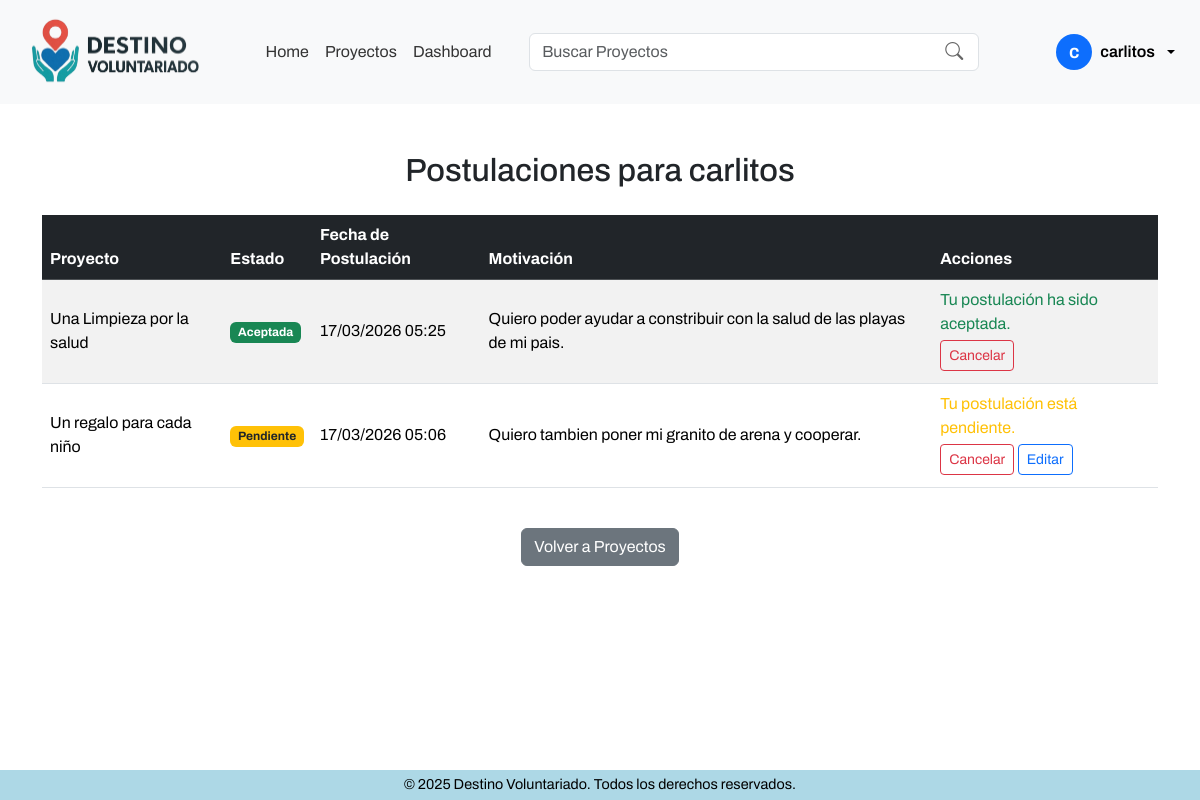
The page /postulaciones/listar_voluntario/ (signed in) on the database as committed earlier.
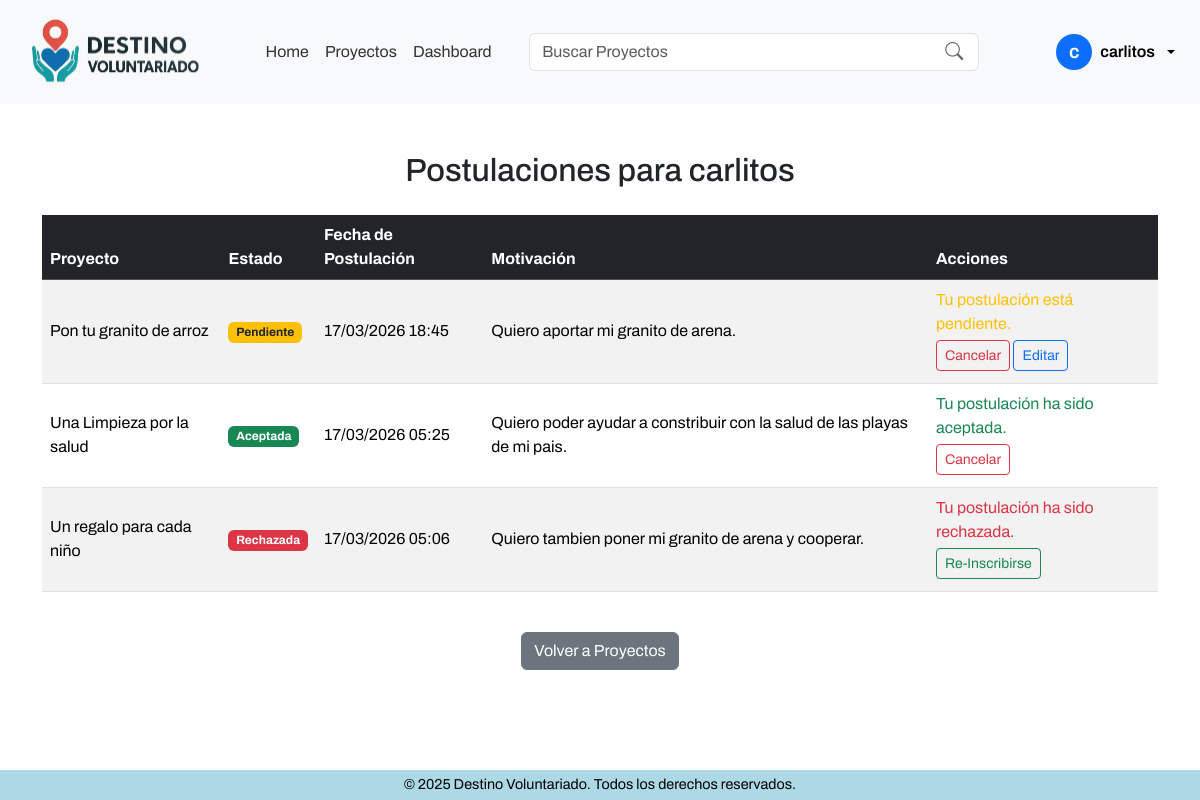
The same page on the database as committed later.
### apps/postulaciones/models.py (models this page shows, shortened)
class Postulacion(models.Model):
    ESTADOS = [
        ('pendiente', 'Pendiente'),
        ('aceptada', 'Aceptada'),
        ('rechazada', 'Rechazada'),
    ]
    voluntario = models.ForeignKey(Usuario, on_delete=models.CASCADE, limit_choices_to={'role': 'voluntario'})
    proyecto = models.ForeignKey(Proyecto, on_delete=models.CASCADE)
    motivation = models.TextField(blank=True, null=True)
    status = models.CharField(max_length=20, choices=ESTADOS, default='pendiente')
    applied_at = models.DateTimeField(auto_now_add=True)
    class Meta:
        unique_together = ('voluntario', 'proyecto') # Solo una postulación por voluntario y proyecto
        ordering = ['-applied_at'] # Ordenar por fecha de postulación descendente

### apps/proyectos/models.py (models this page shows, shortened)
class Proyecto(models.Model):
    ESTADOS = [
        ('activo', 'Activo'),
        ('cerrado', 'Cerrado'),
        ('evaluacion', 'En Evaluación'),
        ('finalizado', 'Finalizado'),
        ('cancelado', 'Cancelado'),
        ('reactivado', 'Reactivado'),
    ]
    organizacion = models.ForeignKey(Organizacion, on_delete=models.CASCADE)
    title = models.CharField(max_length=255)
    description = models.TextField()
    location = models.CharField(max_length=255)
    image = models.ImageField(upload_to='proyectos/', blank=True, null=True)
    start_date = models.DateField()
    end_date = models.DateField()
    status = models.CharField(max_length=20, choices=ESTADOS, default='activo')

### apps/postulaciones/views.py (the view)
# urls.py: path('listar_voluntario/', views.listar_postulaciones_voluntario, name='listar_postulaciones_voluntario'),
@login_required
def listar_postulaciones_voluntario(request):
    user = request.user
    if user.role != 'voluntario':
        return redirect('dashboard')
    postulaciones = Postulacion.objects.filter(voluntario=user)
    return render(request, 'postulaciones/listar_postulaciones_voluntario.html', {'postulaciones': postulaciones})

### templates/postulaciones/listar_postulaciones_voluntario.html (shortened to what this page needs)
{% extends '../components/base.html' %}
{% block template %}
{% include '../components/navbar.html' %}
<div class="content-wrapper">
<div class="container my-5">
    {% if not user.is_authenticated %}
        <div class="text-center">
            <p>Debes iniciar sesión para ver tus postulaciones.</p>
            <p><a href="{% url 'login' %}" class="btn btn-primary">Iniciar sesión</a></p>
        </div>
    {% elif user.role != 'voluntario' %}
        <div class="text-center">
            <p>Solo los voluntarios pueden ver sus postulaciones.</p>
        </div>
    {% else %}
    <h2 class="mb-4 text-center">Postulaciones para {{ user.username }}</h2>
    <div class="table-responsive">
        <table class="table table-striped table-hover align-middle">
            <thead class="table-dark">
                <tr>
                    <th>Proyecto</th>
                    <th>Estado</th>
                    <th>Fecha de Postulación</th>
                    <th>Motivación</th>
                    <th>Acciones</th>
                </tr>
            </thead>
            <tbody>
                {% for postulacion in postulaciones %}
                <tr>
                    <td>{{ postulacion.proyecto.title }}</td>
                    <td>
                        {% if postulacion.status == 'pendiente' %}
                            <span class="badge bg-warning text-dark">Pendiente</span>
                        {% elif postulacion.status == 'aceptada' %}
                            <span class="badge bg-success">Aceptada</span>
                        {% elif postulacion.status == 'rechazada' %}
                            <span class="badge bg-danger">Rechazada</span>
                        {% else %}
                            <span class="badge bg-secondary">{{ postulacion.status }}</span>
                        {% endif %}
                    </td>
                    <td>{{ postulacion.applied_at|date:"d/m/Y H:i" }}</td>
                    <td>{{ postulacion.motivation|default:"Sin mensaje" }}</td>
                    <td>
                        {% if user.is_authenticated and user.role == 'voluntario' %}
                            {% if postulacion.status == 'pendiente' %}
                                <span class="d-block mb-1 text-warning">Tu postulación está pendiente.</span>
                                <a href="{% url 'cancelar_postulacion' postulacion.id %}" class="btn btn-sm btn-outline-danger mb-1">Cancelar</a>
                                <a href="{% url 'editar_postulacion' postulacion.id %}" class="btn btn-sm btn-outline-primary mb-1">Editar</a>
                            {% elif postulacion.status == 'aceptada' %}
                                <span class="d-block mb-1 text-success">Tu postulación ha sido aceptada.</span>
                                <a href="{% url 'cancelar_postulacion' postulacion.id %}" class="btn btn-sm btn-outline-danger mb-1">Cancelar</a>
                            {% elif postulacion.status == 'rechazada' %}
                                <span class="d-block mb-1 text-danger">Tu postulación ha sido rechazada.</span>
                                <a href="{% url 'crear_postulacion' postulacion.proyecto.id %}" class="btn btn-sm btn-outline-success mb-1">Re-Inscribirse</a>
                            {% endif %}
                        {% endif %}
                    </td>
                </tr>
                {% empty %}
                <tr>
                    <td colspan="5" class="text-center text-muted">No hay postulaciones para este proyecto.</td>
                </tr>
                {% endfor %}
            </tbody>
        </table>
    </div>
    {% endif %}
    <div class="text-center mt-4">
        <a href="{% url 'dashboard' %}" class="btn btn-secondary">Volver a Proyectos</a>
    </div>
</div>
</div>
{% include '../components/footer.html' %}
{% endblock %}

Rows that differ between the two databases and show on the page:
added Postulacion: proyecto "Pon tu granito de arroz", status "Pendiente", applied_at "17/03/2026 18:45", motivation "Quiero aportar mi granito de arena."
changed Postulacion "Quiero tambien poner mi granito de arena y cooperar.": status "Pendiente Tu postulación está pendiente. Cancelar Editar" → "Rechazada Tu postulación ha sido rechazada. Re-Inscribirse"
